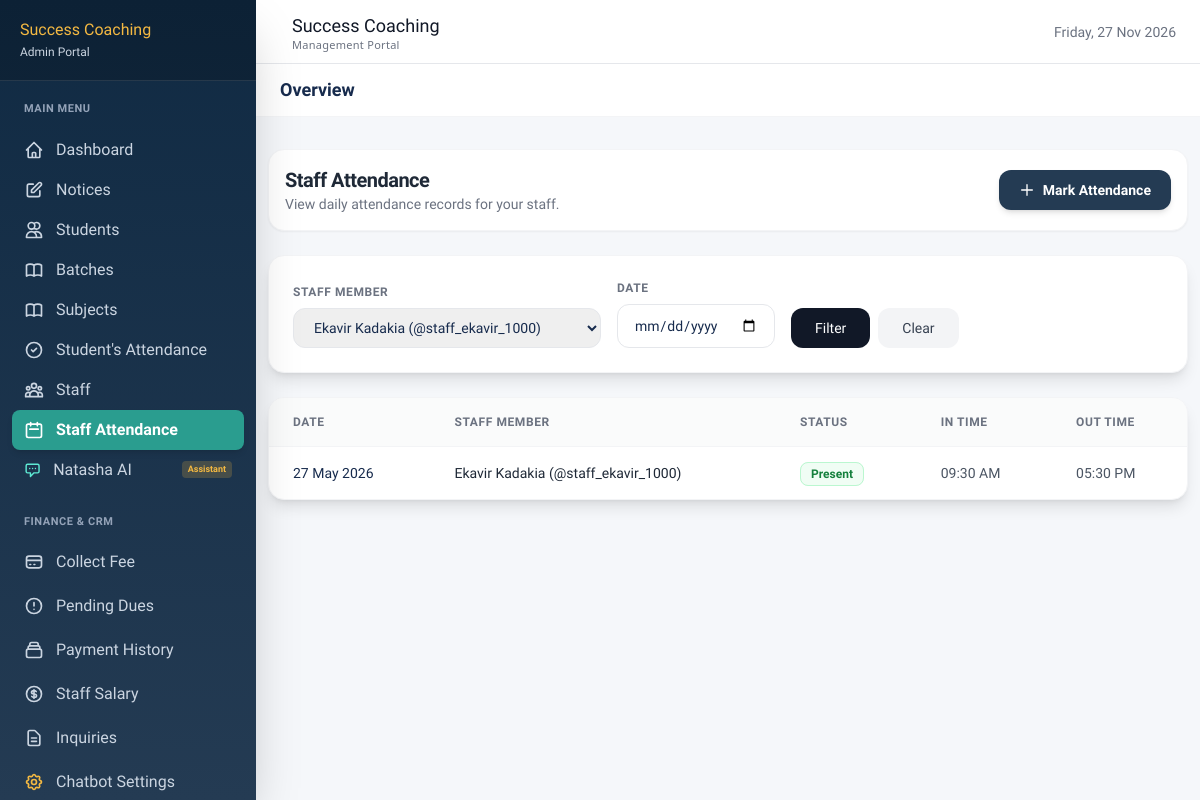
The app's page /dashboard/attendance/staff/reports/?staff_id=1 (signed in) with its own data.
### attendance/models.py (models this page shows)
class StaffAttendance(models.Model):
    STATUS_CHOICES = [
        ('present', 'Present'),
        ('absent', 'Absent'),
        ('half_day', 'Half Day'),
        ('leave', 'On Leave'),
    ]
    staff = models.ForeignKey('staff.Staff', on_delete=models.CASCADE, related_name='attendance')
    date = models.DateField()
    status = models.CharField(max_length=10, choices=STATUS_CHOICES, default='present')
    in_time = models.TimeField(null=True, blank=True)
    out_time = models.TimeField(null=True, blank=True)
    marked_by = models.ForeignKey(settings.AUTH_USER_MODEL, on_delete=models.SET_NULL, null=True)
    class Meta:
        unique_together = ('staff', 'date')

### staff/models.py (models this page shows, shortened)
class Staff(models.Model):
    user = models.OneToOneField(settings.AUTH_USER_MODEL, on_delete=models.CASCADE)
    employee_id = models.CharField(max_length=20, unique=True)
    designation = models.CharField(max_length=100)
    subject_expertise = models.CharField(max_length=200)
    qualification = models.CharField(max_length=200)
    date_of_joining = models.DateField()
    salary = models.DecimalField(max_digits=10, decimal_places=2)
    is_active = models.BooleanField(default=True)
    address = models.TextField(blank=True)
    emergency_contact = models.CharField(max_length=15, blank=True)

### accounts/models.py (models this page shows)
class User(AbstractUser):
    ROLE_CHOICES = [('admin', 'Admin'), ('staff', 'Staff'), ('student', 'Student')]
    role = models.CharField(max_length=20, choices=ROLE_CHOICES, default='student')
    phone = models.CharField(max_length=15, blank=True)
    profile_photo = models.ImageField(upload_to='profiles/', blank=True, null=True)
    created_at = models.DateTimeField(auto_now_add=True)

### attendance/views.py (the view)
# urls.py: path('staff/reports/', views.staff_attendance_reports, name='staff_attendance_reports'),
@admin_required
def staff_attendance_reports(request):
    selected_date_str = request.GET.get('date')
    selected_staff_id = request.GET.get('staff_id')
    from staff.models import Staff
    staff_members = Staff.objects.filter(is_active=True)
    recent_records = StaffAttendance.objects.select_related('staff__user').order_by('-date', 'staff__user__first_name')
    if selected_date_str:
        try:
            sel_date = datetime.date.fromisoformat(selected_date_str)
            recent_records = recent_records.filter(date=sel_date)
        except ValueError:
            pass
    if selected_staff_id:
        recent_records = recent_records.filter(staff_id=selected_staff_id)
    return render(request, 'dashboard/attendance/staff_reports.html', {
        'recent_records': recent_records[:100],
        'staff_members': staff_members,
        'selected_date': selected_date_str,
        'selected_staff_id': selected_staff_id,
    })

### accounts/context_processors.py (called while the page is built)
def dashboard_base(request):
    context = {}
    if not request.user.is_authenticated:
        context['base_template'] = 'base_dashboard.html'
        return context
    if request.user.role == 'staff':
        context['base_template'] = 'base_staff.html'
        context['active_notices'] = Notice.objects.filter(is_active=True)
    elif request.user.role == 'student':
        context['base_template'] = 'base_dashboard.html'
        context['active_notices'] = Notice.objects.filter(is_active=True, target_audience='all')
    else:
        context['base_template'] = 'base_dashboard.html'
        context['active_notices'] = Notice.objects.filter(is_active=True)
    return context

### templates/dashboard/attendance/staff_reports.html (shortened to what this page needs)
{% extends base_template %}
{% block content %}
<div class="max-w-7xl mx-auto px-1 sm:px-1 lg:px-1 py-6 space-y-6">
    <div class="flex justify-between items-center bg-white rounded-2xl shadow-sm border border-gray-100 p-4">
        <div>
            <h2 class="text-xl font-bold text-gray-800 tracking-tight">Staff Attendance</h2>
            <p class="text-sm text-gray-500">View daily attendance records for your staff.</p>
        </div>
        <a href="{% url 'mark_staff_attendance' %}"
            class="inline-flex items-center gap-2 px-5 py-2.5 bg-primary hover:bg-[#102A43] text-white rounded-xl transition shadow-md text-sm font-bold">
            <svg class="w-4 h-4" fill="none" stroke="currentColor" viewBox="0 0 24 24"><path stroke-linecap="round" stroke-linejoin="round" stroke-width="2" d="M12 4v16m8-8H4"></path></svg>
            Mark Attendance
        </a>
    </div>
    <div class="bg-white rounded-2xl shadow-lg border border-gray-100 p-5 sm:p-6">
        <form method="GET" class="flex flex-wrap gap-4 items-end">
            <div>
                <label class="block text-xs font-semibold text-gray-500 uppercase tracking-wider mb-2">Staff Member</label>
                <select name="staff_id" class="border border-gray-200 rounded-xl px-4 py-2.5 text-sm outline-none">
                    {% for s in staff_members %}
                    <option value="{{ s.id }}" {% if selected_staff_id == s.id|stringformat:"s" %}selected{% endif %}>
                        {{ s.user.get_full_name }} (@{{ s.user.username }})
                    </option>
                    {% endfor %}
                </select>
            </div>
            <div>
                <label class="block text-xs font-semibold text-gray-500 uppercase tracking-wider mb-2">Date</label>
                <input type="date" name="date" value="{{ selected_date|default:'' }}"
                    class="border border-gray-200 rounded-xl px-4 py-2.5 text-sm outline-none">
            </div>
            <div class="flex gap-2">
                <button type="submit" class="px-6 py-2.5 bg-gray-900 text-white rounded-xl font-medium text-sm hover:bg-gray-800 transition">Filter</button>
                <a href="{% url 'staff_attendance_reports' %}" class="px-6 py-2.5 bg-gray-100 text-gray-700 rounded-xl font-medium text-sm hover:bg-gray-200 transition">Clear</a>
            </div>
        </form>
    </div>
    <div class="bg-white rounded-2xl shadow-lg border border-gray-100 overflow-hidden">
        <div class="overflow-x-auto">
            <table class="w-full text-left text-sm">
                <thead>
                    <tr class="bg-gray-50/80 border-b border-gray-100">
                        <th class="px-6 py-4 text-xs font-semibold text-gray-500 uppercase tracking-wider">Date</th>
                        <th class="px-6 py-4 text-xs font-semibold text-gray-500 uppercase tracking-wider">Staff Member</th>
                        <th class="px-6 py-4 text-xs font-semibold text-gray-500 uppercase tracking-wider">Status</th>
                        <th class="px-6 py-4 text-xs font-semibold text-gray-500 uppercase tracking-wider">In Time</th>
                        <th class="px-6 py-4 text-xs font-semibold text-gray-500 uppercase tracking-wider">Out Time</th>
                    </tr>
                </thead>
                <tbody class="divide-y divide-gray-50">
                    {% for record in recent_records %}
                    <tr class="hover:bg-gray-50/50">
                        <td class="px-6 py-4 whitespace-nowrap">{{ record.date|date:"d M Y" }}</td>
                        <td class="px-6 py-4 font-medium text-gray-800">{{ record.staff.user.get_full_name }} (@{{ record.staff.user.username }})</td>
                        <td class="px-6 py-4">
                            {% if record.status == 'present' %}
                                <span class="px-2.5 py-1 bg-green-50 text-green-700 rounded-lg text-xs font-semibold border border-green-200">Present</span>
                            {% elif record.status == 'absent' %}
                                <span class="px-2.5 py-1 bg-red-50 text-red-700 rounded-lg text-xs font-semibold border border-red-200">Absent</span>
                            {% elif record.status == 'half_day' %}
                                <span class="px-2.5 py-1 bg-amber-50 text-amber-700 rounded-lg text-xs font-semibold border border-amber-200">Half Day</span>
                            {% else %}
                                <span class="px-2.5 py-1 bg-blue-50 text-blue-700 rounded-lg text-xs font-semibold border border-blue-200">Leave</span>
                            {% endif %}
                        </td>
                        <td class="px-6 py-4 text-gray-600">{{ record.in_time|time:"h:i A"|default:"-" }}</td>
                        <td class="px-6 py-4 text-gray-600">{{ record.out_time|time:"h:i A"|default:"-" }}</td>
                    </tr>
                    {% empty %}
                    <tr>
                        <td colspan="5" class="px-6 py-16 text-center text-gray-500">No records found.</td>
                    </tr>
                    {% endfor %}
                </tbody>
            </table>
        </div>
    </div>
</div>
{% endblock %}

### templates/base_dashboard.html (style rules this page uses)
body { font-family: 'Hind', sans-serif; color: #172B4D; background-color: #F5F7FA; }

### records on screen
StaffAttendance: date "27 May 2026", staff.user.get_full_name "Ekavir Kadakia", staff.user.username "staff_ekavir_1000", status "Present", in_time "09:30 AM", out_time "05:30 PM"

### other values on screen
form field staff_id "Ekavir Kadakia (@staff_ekavir_1000)"
